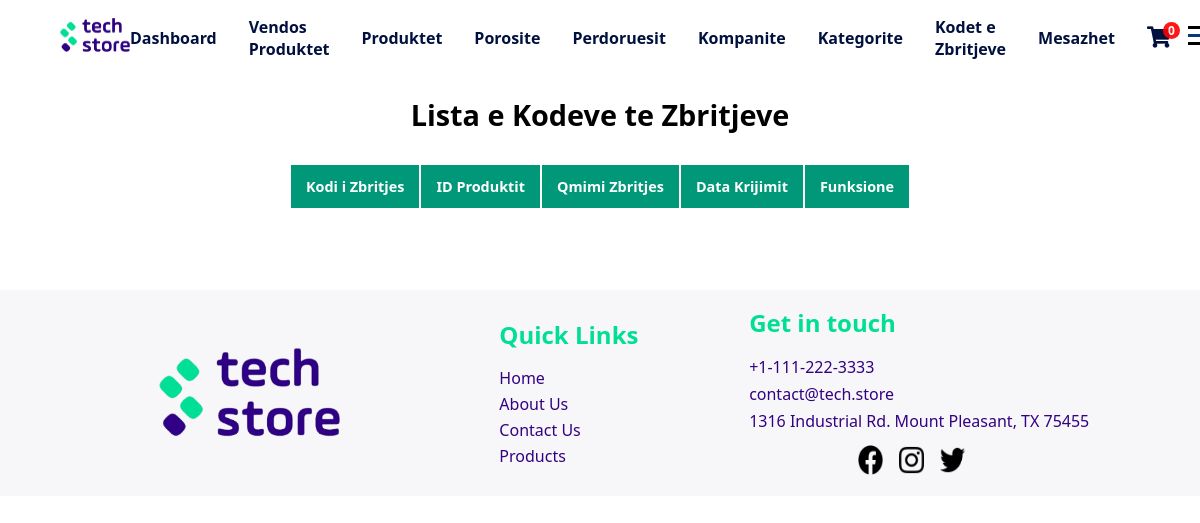
Before: /php/admin/kodetEZbritjes.php (signed in) with the older database file.
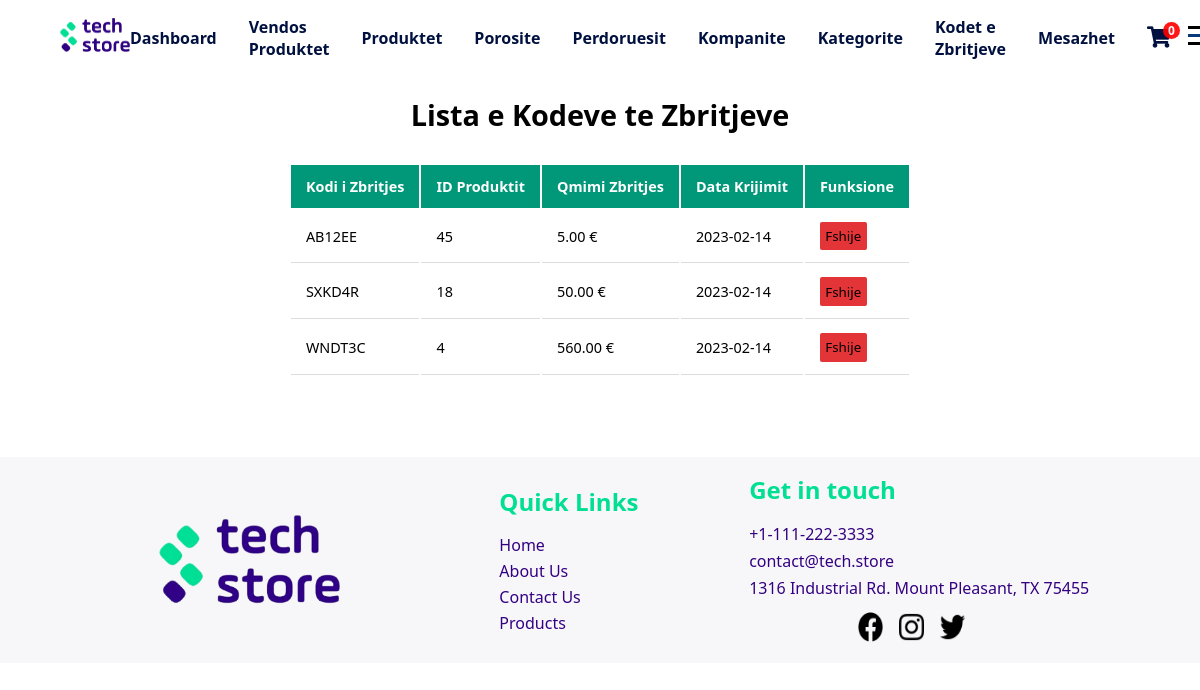
After: the same page with the newer database file.
### tables this page shows
CREATE TABLE `kodizbritjes` (
  `kodi` varchar(10) NOT NULL,
  `idProduktit` varchar(11) DEFAULT NULL,
  `dataKrijimit` date NOT NULL DEFAULT current_timestamp(),
  `qmimiZbritjes` decimal(10,2) NOT NULL
);

### php/db/dbcon.php (called while the page is built)
<?php
class dbCon
{
    private $conn = '';
    private $hostiIDB = 'localhost';
    private $emriDB = 'techstoredb';
    private $dbUsername = 'root';
    private $dbPass = '';
    public function connDB()
    {
        try {
            $this->conn = new PDO(
                "mysql:host=$this->hostiIDB;dbname=$this->emriDB", $this->dbUsername, $this->dbPass,
                [PDO::ATTR_DEFAULT_FETCH_MODE => PDO::FETCH_ASSOC]
            );
        } catch (PDOException $pdoe) {
            die("Nuk mund të lidhej me bazën e të dhënave {$this->emriDB} :" . $pdoe->getMessage());
        }
        return $this->conn;
    }
}
?>

### php/CRUD/kodiZbritjesCRUD.php (called while the page is built, shortened)
<?php
include_once '../db/dbcon.php';
class kodiZbritjesCRUD extends dbCon
{
    private $conDB;
    public function __construct($kodiZbritjes = '', $idProduktit = '', $dataKrijimit = '', $qmimZbritjes = '')
    {
        $this->conDB = $this->connDB();
    }
    public function shfaqKodetEZbritjes()
    {
        try {
            $sql = "SELECT * FROM kodizbritjes";
            $stm = $this->conDB->prepare($sql);
            $stm->execute();
            return $stm->fetchAll();
        } catch (Exception $e) {
            return $e->getMessage();
        }
    }
}
?>

### php/admin/kodetEZbritjes.php (the view, shortened to what this page needs)
<?php
require_once('../CRUD/kodiZbritjesCRUD.php');
$kodiZbritjesCRUD = new kodiZbritjesCRUD();
?>
<!DOCTYPE html>
<html lang="en">
<head>
    <link rel="stylesheet" href="../../css/adminDashboard.css" />
    <link rel="stylesheet" href="../../css/mesazhetStyle.css" />
</head>
<body>
    <?php include '../design/header.php' ?>
    <div class="containerDashboardP">
        <h1>Lista e Kodeve te Zbritjeve</h1>
        <table>
            <tr>
                <th>Kodi i Zbritjes</th>
                <th>ID Produktit</th>
                <th>Qmimi Zbritjes</th>
                <th>Data Krijimit</th>
                <th>Funksione</th>
            </tr>
            <?php
            $kodet = $kodiZbritjesCRUD->shfaqKodetEZbritjes();
            foreach ($kodet as $kodi) {
                ?>
                <tr>
                    <td id="kodiID_<?php echo $kodi['kodi'] ?>"><?php echo $kodi['kodi'] ?></td>
                    <td>
                        <?php echo $kodi['idProduktit'] ?>
                    </td>
                    <td>
                        <?php echo $kodi['qmimiZbritjes'] ?> €
                    </td>
                    <td>
                        <?php echo $kodi['dataKrijimit'] ?>
                    </td>
                    <td>
                        <button class="fshij"
                            onclick="fshijKodin('<?php echo $kodi['kodi'] ?>')">Fshije</button></button>
                    </td>
                </tr>
                <?php
            }
            ?>
        </table>
    </div>
    <?php
    include '../design/footer.php';
    include('../funksione/importimiScriptave.php') ?>
</body>
</html>

Changed rows visible on the page:
added kodizbritjes: kodi "AB12EE", idProduktit "45", qmimiZbritjes "5.00", dataKrijimit "2023-02-14"
added kodizbritjes: kodi "SXKD4R", idProduktit "18", qmimiZbritjes "50.00", dataKrijimit "2023-02-14"
added kodizbritjes: kodi "WNDT3C", idProduktit "4", qmimiZbritjes "560.00", dataKrijimit "2023-02-14"
